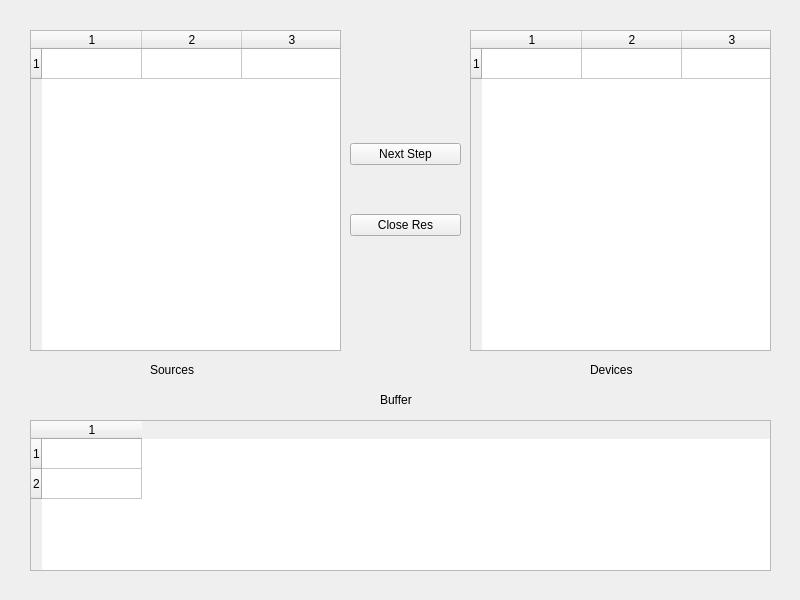
<?xml version="1.0" encoding="UTF-8"?>
<ui version="4.0">
 <class>StepWindow</class>
 <widget class="QMainWindow" name="StepWindow">
  <property name="geometry">
   <rect>
    <x>0</x>
    <y>0</y>
    <width>800</width>
    <height>600</height>
   </rect>
  </property>
  <property name="minimumSize">
   <size>
    <width>800</width>
    <height>600</height>
   </size>
  </property>
  <property name="maximumSize">
   <size>
    <width>800</width>
    <height>600</height>
   </size>
  </property>
  <property name="windowTitle">
   <string>MainWindow</string>
  </property>
  <widget class="QWidget" name="centralwidget">
   <widget class="QWidget" name="verticalLayoutWidget">
    <property name="geometry">
     <rect>
      <x>350</x>
      <y>100</y>
      <width>111</width>
      <height>181</height>
     </rect>
    </property>
    <layout class="QVBoxLayout" name="verticalLayout">
     <item>
      <widget class="QPushButton" name="pushButtonNextStep">
       <property name="text">
        <string>Next Step</string>
       </property>
       <property name="icon">
        <iconset>
         <normalon>:/icon/icon/right-arrow.png</normalon>
        </iconset>
       </property>
      </widget>
     </item>
     <item>
      <widget class="QPushButton" name="pushButtonClose">
       <property name="text">
        <string>Close Res</string>
       </property>
       <property name="icon">
        <iconset>
         <normalon>:/icon/icon/multiply.png</normalon>
        </iconset>
       </property>
      </widget>
     </item>
    </layout>
   </widget>
   <widget class="QLabel" name="labelSources">
    <property name="geometry">
     <rect>
      <x>150</x>
      <y>360</y>
      <width>61</width>
      <height>20</height>
     </rect>
    </property>
    <property name="text">
     <string>Sources</string>
    </property>
   </widget>
   <widget class="QLabel" name="labelDevices">
    <property name="geometry">
     <rect>
      <x>590</x>
      <y>360</y>
      <width>63</width>
      <height>20</height>
     </rect>
    </property>
    <property name="text">
     <string>Devices</string>
    </property>
   </widget>
   <widget class="QLabel" name="labelBuffer">
    <property name="geometry">
     <rect>
      <x>380</x>
      <y>390</y>
      <width>41</width>
      <height>20</height>
     </rect>
    </property>
    <property name="text">
     <string>Buffer</string>
    </property>
   </widget>
   <widget class="QTableWidget" name="tableSources">
    <property name="geometry">
     <rect>
      <x>30</x>
      <y>30</y>
      <width>311</width>
      <height>321</height>
     </rect>
    </property>
    <property name="verticalScrollBarPolicy">
     <enum>Qt::ScrollBarAsNeeded</enum>
    </property>
    <property name="horizontalScrollBarPolicy">
     <enum>Qt::ScrollBarAlwaysOff</enum>
    </property>
    <property name="rowCount">
     <number>1</number>
    </property>
    <property name="columnCount">
     <number>4</number>
    </property>
    <row/>
    <column/>
    <column/>
    <column/>
    <column/>
   </widget>
   <widget class="QTableWidget" name="tableDevices">
    <property name="geometry">
     <rect>
      <x>470</x>
      <y>30</y>
      <width>301</width>
      <height>321</height>
     </rect>
    </property>
    <property name="horizontalScrollBarPolicy">
     <enum>Qt::ScrollBarAlwaysOff</enum>
    </property>
    <property name="rowCount">
     <number>1</number>
    </property>
    <property name="columnCount">
     <number>4</number>
    </property>
    <row/>
    <column/>
    <column/>
    <column/>
    <column/>
   </widget>
   <widget class="QTableWidget" name="tableBuffer">
    <property name="geometry">
     <rect>
      <x>30</x>
      <y>420</y>
      <width>741</width>
      <height>151</height>
     </rect>
    </property>
    <property name="rowCount">
     <number>2</number>
    </property>
    <property name="columnCount">
     <number>1</number>
    </property>
    <row/>
    <row/>
    <column/>
   </widget>
  </widget>
 </widget>
 <resources/>
 <connections/>
</ui>
